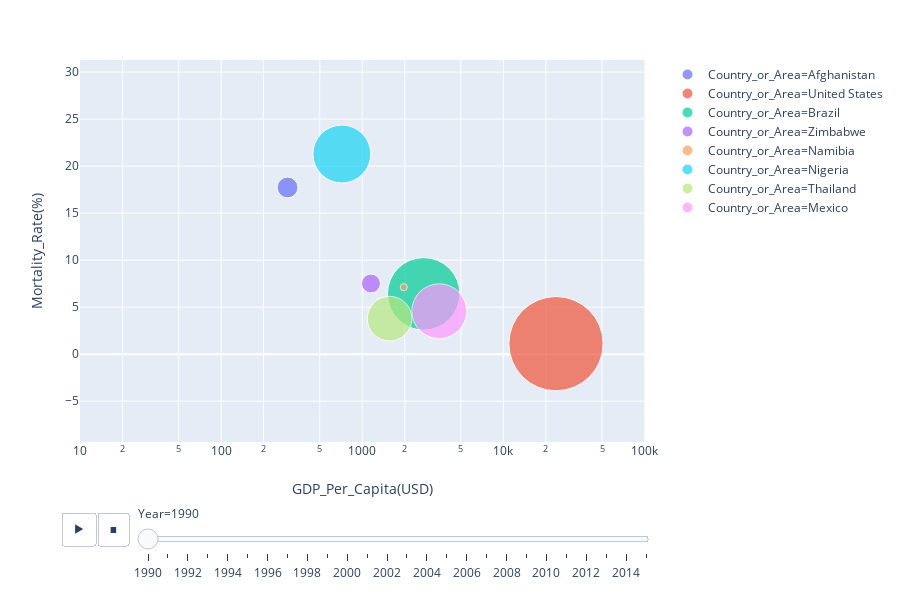

Notebook source saved alongside this figure:
### Markdown cell above
### Data Bloopers - The Magical Somalia

### Code cell
import pyvizwizards

mr_df = load_mr_data()

funny_df = mr_data_selection(mr_df,['Afghanistan','United States','Brazil','Zimbabwe','Namibia','Nigeria','Somalia','Thailand','Mexico'],[1990,2015])

make_mr_plot(funny_df)

### Figure 1 — Plotly figure (JSON) as saved in the notebook; plotly's stock layout.template omitted (floating-point values rounded to 4 significant figures)
{"data": [{"hoverlabel": {"namelength": 0}, "hovertemplate": "Country_or_Area=Afghanistan<br>Year=1990<br>GDP_Per_Capita(USD)=%{x}<br>Mortality_Rate(%)=%{y}<br>Population(mn)=%{marker.size}", "legendgroup": "Country_or_Area=Afghanistan", "marker": {"color": "#636efa", "size": [12.25], "sizemode": "area", "sizeref": 0.05688, "symbol": "circle"}, "mode": "markers", "name": "Country_or_Area=Afghanistan", "showlegend": true, "type": "scatter", "x": [295.7], "xaxis": "x", "y": [17.73], "yaxis": "y"}, {"hoverlabel": {"namelength": 0}, "hovertemplate": "Country_or_Area=United States<br>Year=1990<br>GDP_Per_Capita(USD)=%{x}<br>Mortality_Rate(%)=%{y}<br>Population(mn)=%{marker.size}", "legendgroup": "Country_or_Area=United States", "marker": {"color": "#EF553B", "size": [252.5], "sizemode": "area", "sizeref": 0.05688, "symbol": "circle"}, "mode": "markers", "name": "Country_or_Area=United States", "showlegend": true, "type": "scatter", "x": [23610.0], "xaxis": "x", "y": [1.12], "yaxis": "y"}, {"hoverlabel": {"namelength": 0}, "hovertemplate": "Country_or_Area=Brazil<br>Year=1990<br>GDP_Per_Capita(USD)=%{x}<br>Mortality_Rate(%)=%{y}<br>Population(mn)=%{marker.size}", "legendgroup": "Country_or_Area=Brazil", "marker": {"color": "#00cc96", "size": [149.4], "sizemode": "area", "sizeref": 0.05688, "symbol": "circle"}, "mode": "markers", "name": "Country_or_Area=Brazil", "showlegend": true, "type": "scatter", "x": [2724.0], "xaxis": "x", "y": [6.42], "yaxis": "y"}, {"hoverlabel": {"namelength": 0}, "hovertemplate": "Country_or_Area=Zimbabwe<br>Year=1990<br>GDP_Per_Capita(USD)=%{x}<br>Mortality_Rate(%)=%{y}<br>Population(mn)=%{marker.size}", "legendgroup": "Country_or_Area=Zimbabwe", "marker": {"color": "#ab63fa", "size": [10.18], "sizemode": "area", "sizeref": 0.05688, "symbol": "circle"}, "mode": "markers", "name": "Country_or_Area=Zimbabwe", "showlegend": true, "type": "scatter", "x": [1153.0], "xaxis": "x", "y": [7.52], "yaxis": "y"}, {"hoverlabel": {"namelength": 0}, "hovertemplate": "Country_or_Area=Namibia<br>Year=1990<br>GDP_Per_Capita(USD)=%{x}<br>Mortality_Rate(%)=%{y}<br>Population(mn)=%{marker.size}", "legendgroup": "Country_or_Area=Namibia", "marker": {"color": "#FFA15A", "size": [1.415], "sizemode": "area", "sizeref": 0.05688, "symbol": "circle"}, "mode": "markers", "name": "Country_or_Area=Namibia", "showlegend": true, "type": "scatter", "x": [1969.0], "xaxis": "x", "y": [7.13], "yaxis": "y"}, {"hoverlabel": {"namelength": 0}, "hovertemplate": "Country_or_Area=Nigeria<br>Year=1990<br>GDP_Per_Capita(USD)=%{x}<br>Mortality_Rate(%)=%{y}<br>Population(mn)=%{marker.size}", "legendgroup": "Country_or_Area=Nigeria", "marker": {"color": "#19d3f3", "size": [95.27], "sizemode": "area", "sizeref": 0.05688, "symbol": "circle"}, "mode": "markers", "name": "Country_or_Area=Nigeria", "showlegend": true, "type": "scatter", "x": [717.2], "xaxis": "x", "y": [21.29], "yaxis": "y"}, {"hoverlabel": {"namelength": 0}, "hovertemplate": "Country_or_Area=Thailand<br>Year=1990<br>GDP_Per_Capita(USD)=%{x}<br>Mortality_Rate(%)=%{y}<br>Population(mn)=%{marker.size}", "legendgroup": "Country_or_Area=Thailand", "marker": {"color": "#B6E880", "size": [56.58], "sizemode": "area", "sizeref": 0.05688, "symbol": "circle"}, "mode": "markers", "name": "Country_or_Area=Thailand", "showlegend": true, "type": "scatter", "x": [1563.0], "xaxis": "x", "y": [3.78], "yaxis": "y"}, {"hoverlabel": {"namelength": 0}, "hovertemplate": "Country_or_Area=Mexico<br>Year=1990<br>GDP_Per_Capita(USD)=%{x}<br>Mortality_Rate(%)=%{y}<br>Population(mn)=%{marker.size}", "legendgroup": "Country_or_Area=Mexico", "marker": {"color": "#FF97FF", "size": [85.36], "sizemode": "area", "sizeref": 0.05688, "symbol": "circle"}, "mode": "markers", "name": "Country_or_Area=Mexico", "showlegend": true, "type": "scatter", "x": [3514.0], "xaxis": "x", "y": [4.57], "yaxis": "y"}], "layout": {"height": 600, "legend": {"itemsizing": "constant", "tracegroupgap": 0}, "margin": {"t": 60}, "sliders": [{"active": 0, "currentvalue": {"prefix": "Year="}, "len": 0.9, "pad": {"b": 10, "t": 60}, "steps": [{"args": [["1990"], {"frame": {"duration": 0, "redraw": false}, "fromcurrent": true, "mode": "immediate", "transition": {"duration": 0, "easing": "linear"}}], "label": "1990", "method": "animate"}, {"args": [["1991"], {"frame": {"duration": 0, "redraw": false}, "fromcurrent": true, "mode": "immediate", "transition": {"duration": 0, "easing": "linear"}}], "label": "1991", "method": "animate"}, {"args": [["1992"], {"frame": {"duration": 0, "redraw": false}, "fromcurrent": true, "mode": "immediate", "transition": {"duration": 0, "easing": "linear"}}], "label": "1992", "method": "animate"}, {"args": [["1993"], {"frame": {"duration": 0, "redraw": false}, "fromcurrent": true, "mode": "immediate", "transition": {"duration": 0, "easing": "linear"}}], "label": "1993", "method": "animate"}, {"args": [["1994"], {"frame": {"duration": 0, "redraw": false}, "fromcurrent": true, "mode": "immediate", "transition": {"duration": 0, "easing": "linear"}}], "label": "1994", "method": "animate"}, {"args": [["1995"], {"frame": {"duration": 0, "redraw": false}, "fromcurrent": true, "mode": "immediate", "transition": {"duration": 0, "easing": "linear"}}], "label": "1995", "method": "animate"}, {"args": [["1996"], {"frame": {"duration": 0, "redraw": false}, "fromcurrent": true, "mode": "immediate", "transition": {"duration": 0, "easing": "linear"}}], "label": "1996", "method": "animate"}, {"args": [["1997"], {"frame": {"duration": 0, "redraw": false}, "fromcurrent": true, "mode": "immediate", "transition": {"duration": 0, "easing": "linear"}}], "label": "1997", "method": "animate"}, {"args": [["1998"], {"frame": {"duration": 0, "redraw": false}, "fromcurrent": true, "mode": "immediate", "transition": {"duration": 0, "easing": "linear"}}], "label": "1998", "method": "animate"}, {"args": [["1999"], {"frame": {"duration": 0, "redraw": false}, "fromcurrent": true, "mode": "immediate", "transition": {"duration": 0, "easing": "linear"}}], "label": "1999", "method": "animate"}, {"args": [["2000"], {"frame": {"duration": 0, "redraw": false}, "fromcurrent": true, "mode": "immediate", "transition": {"duration": 0, "easing": "linear"}}], "label": "2000", "method": "animate"}, {"args": [["2001"], {"frame": {"duration": 0, "redraw": false}, "fromcurrent": true, "mode": "immediate", "transition": {"duration": 0, "easing": "linear"}}], "label": "2001", "method": "animate"}, {"args": [["2002"], {"frame": {"duration": 0, "redraw": false}, "fromcurrent": true, "mode": "immediate", "transition": {"duration": 0, "easing": "linear"}}], "label": "2002", "method": "animate"}, {"args": [["2003"], {"frame": {"duration": 0, "redraw": false}, "fromcurrent": true, "mode": "immediate", "transition": {"duration": 0, "easing": "linear"}}], "label": "2003", "method": "animate"}, {"args": [["2004"], {"frame": {"duration": 0, "redraw": false}, "fromcurrent": true, "mode": "immediate", "transition": {"duration": 0, "easing": "linear"}}], "label": "2004", "method": "animate"}, {"args": [["2005"], {"frame": {"duration": 0, "redraw": false}, "fromcurrent": true, "mode": "immediate", "transition": {"duration": 0, "easing": "linear"}}], "label": "2005", "method": "animate"}, {"args": [["2006"], {"frame": {"duration": 0, "redraw": false}, "fromcurrent": true, "mode": "immediate", "transition": {"duration": 0, "easing": "linear"}}], "label": "2006", "method": "animate"}, {"args": [["2007"], {"frame": {"duration": 0, "redraw": false}, "fromcurrent": true, "mode": "immediate", "transition": {"duration": 0, "easing": "linear"}}], "label": "2007", "method": "animate"}, {"args": [["2008"], {"frame": {"duration": 0, "redraw": false}, "fromcurrent": true, "mode": "immediate", "transition": {"duration": 0, "easing": "linear"}}], "label": "2008", "method": "animate"}, {"args": [["2009"], {"frame": {"duration": 0, "redraw": false}, "fromcurrent": true, "mode": "immediate", "transition": {"duration": 0, "easing": "linear"}}], "label": "2009", "method": "animate"}, {"args": [["2010"], {"frame": {"duration": 0, "redraw": false}, "fromcurrent": true, "mode": "immediate", "transition": {"duration": 0, "easing": "linear"}}], "label": "2010", "method": "animate"}, {"args": [["2011"], {"frame": {"duration": 0, "redraw": false}, "fromcurrent": true, "mode": "immediate", "transition": {"duration": 0, "easing": "linear"}}], "label": "2011", "method": "animate"}, {"args": [["2012"], {"frame": {"duration": 0, "redraw": false}, "fromcurrent": true, "mode": "immediate", "transition": {"duration": 0, "easing": "linear"}}], "label": "2012", "method": "animate"}, {"args": [["2013"], {"frame": {"duration": 0, "redraw": false}, "fromcurrent": true, "mode": "immediate", "transition": {"duration": 0, "easing": "linear"}}], "label": "2013", "method": "animate"}, {"args": [["2014"], {"frame": {"duration": 0, "redraw": false}, "fromcurrent": true, "mode": "immediate", "transition": {"duration": 0, "easing": "linear"}}], "label": "2014", "method": "animate"}, {"args": [["2015"], {"frame": {"duration": 0, "redraw": false}, "fromcurrent": true, "mode": "immediate", "transition": {"duration": 0, "easing": "linear"}}], "label": "2015", "method": "animate"}], "x": 0.1, "xanchor": "left", "y": 0, "yanchor": "top"}], "updatemenus": [{"buttons": [{"args": [null, {"frame": {"duration": 500, "redraw": false}, "fromcurrent": true, "mode": "immediate", "transition": {"duration": 500, "easing": "linear"}}], "label": "&#9654;", "method": "animate"}, {"args": [[null], {"frame": {"duration": 0, "redraw": false}, "fromcurrent": true, "mode": "immediate", "transition": {"duration": 0, "easing": "linear"}}], "label": "&#9724;", "method": "animate"}], "direction": "left", "pad": {"r": 10, "t": 70}, "showactive": false, "type": "buttons", "x": 0.1, "xanchor": "right", "y": 0, "yanchor": "top"}], "xaxis": {"anchor": "y", "domain": [0, 0.98], "range": [1, 5], "title": {"text": "GDP_Per_Capita(USD)"}, "type": "log"}, "yaxis": {"anchor": "x", "domain": [0, 1], "range": [-9.34, 31.29], "title": {"text": "Mortality_Rate(%)"}}}}
